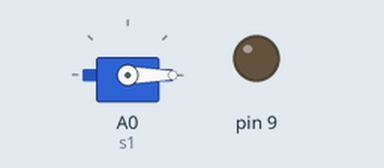
Simulated run of this sketch. Board: Arduino Uno, built with avr-gcc and run on an emulated ATmega328P. On the bench: servo, output pins drawn as LEDs (lit = HIGH).

Above: at 0.05 s.
At 1.45 s:
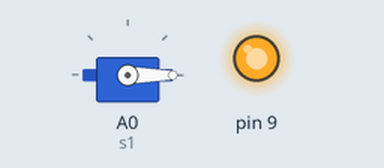
At 3.6 s:
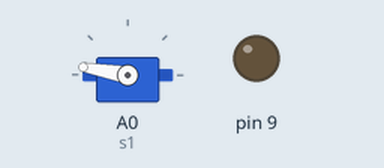
Timing chart, 0 to 13.0 s (numbered marks = the images above):
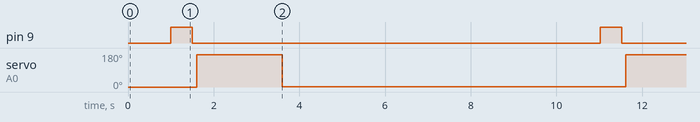

Measured:
- by itself, pin 9: alternates HIGH for 0.50 s and LOW for 9.5 s, 4 changes in all, then stays LOW
- by itself, servo on A0 (s1): alternates 170° for 2.0 s and 1° for 8.0 s, 4 changes in all, then stays 1°

The sketch:

Dog-Feeder.ino
```cpp
//John Cherry
//Dog-Feeder

#include <TimeAlarms.h>
#include <Time.h>
#include <Servo.h>

#define BUTTON A1
Servo s1;
int button=0;
int test=5;


void loop(){
 Alarm.delay(1000); // wait one second between clock display
}

void setup(){    //main method
  s1.attach(A0); //analog pin 0
  s1.write(0); //set servo to position 0
  setTime(7,30,00,1,12,13); //Set to approximate time, try to get it within a few minutes
  Serial.begin(9600); //Set to approximate time, try to get it within a few minutes
  Alarm.alarmRepeat(7,30,01, Dispense);  // 7:30am (and 1 second) every day
  Alarm.alarmRepeat(7,30,11, Dispense);  // 7:30am (and 11 second) every day for testing purposes
  pinMode(9, OUTPUT);
}

void Dispense() {    //method for delays and timers on how the servo spins, waits, and returns to position.
  digitalWrite(9, HIGH);
  delay(500);
  digitalWrite(9, LOW);
  delay(100);
  s1.write(170);
  Alarm.delay(2000);
  s1.write(1);
  Alarm.delay(1500);
}
```
